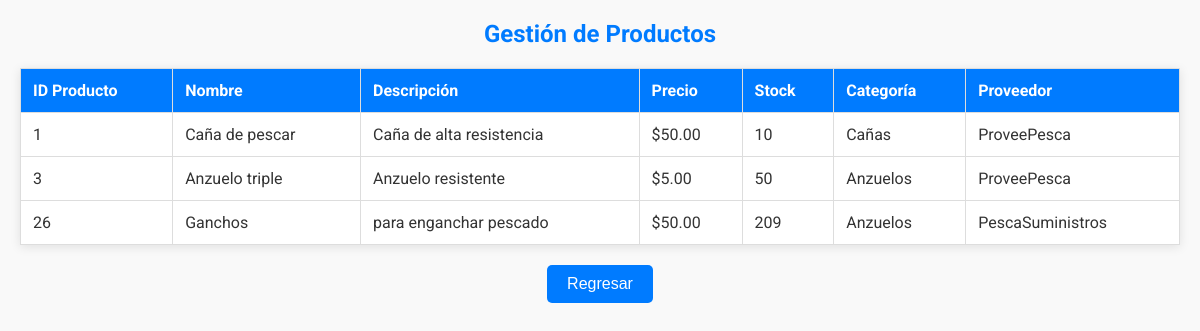
/productoss.php (signed in), run on the app's committed database.
### tables this page shows
CREATE TABLE `productos` (
  `id_producto` int(11) NOT NULL,
  `nombre` varchar(100) NOT NULL,
  `descripcion` text DEFAULT NULL,
  `precio` decimal(10,2) NOT NULL,
  `stock` int(11) NOT NULL,
  `id_categoria` int(11) DEFAULT NULL,
  `id_proveedor` int(11) DEFAULT NULL
);

CREATE TABLE `categorias` (
  `id_categoria` int(11) NOT NULL,
  `nombre_categoria` varchar(50) NOT NULL
);

CREATE TABLE `proveedores` (
  `id_proveedor` int(11) NOT NULL,
  `nombre` varchar(100) NOT NULL,
  `telefono` varchar(15) DEFAULT NULL,
  `email` varchar(100) NOT NULL,
  `direccion` text DEFAULT NULL
);

### productoss.php (the view, shortened to what this page needs)
<?php
$servername = "localhost";
$username = "root";
$password = "";
$dbname = "bdtienda";
$conn = new mysqli($servername, $username, $password, $dbname);
$query = "
    SELECT p.*, c.nombre_categoria, pr.nombre AS nombre_proveedor
    FROM productos p
    JOIN categorias c ON p.id_categoria = c.id_categoria
    JOIN proveedores pr ON p.id_proveedor = pr.id_proveedor
";
$result = $conn->query($query);
$productos = $result->fetch_all(MYSQLI_ASSOC);
?>
<!DOCTYPE html>
<html lang="es">
<head>
</head>
<body>
    <h2>Gestión de Productos</h2>
    <table>
        <thead>
            <tr>
                <th>ID Producto</th>
                <th>Nombre</th>
                <th>Descripción</th>
                <th>Precio</th>
                <th>Stock</th>
                <th>Categoría</th>
                <th>Proveedor</th>
            </tr>
        </thead>
        <tbody>
            <?php if (empty($productos)): ?>
                <tr>
                    <td colspan="8" style="text-align: center;">No hay productos disponibles.</td>
                </tr>
            <?php else: ?>
                <?php foreach ($productos as $producto): ?>
                    <tr>
                        <td><?= $producto['id_producto'] ?></td>
                        <td><?= htmlspecialchars($producto['nombre']) ?></td>
                        <td><?= htmlspecialchars($producto['descripcion']) ?></td>
                        <td>$<?= number_format($producto['precio'], 2) ?></td>
                        <td><?= $producto['stock'] ?></td>
                        <td><?= htmlspecialchars($producto['nombre_categoria']) ?></td>
                        <td><?= htmlspecialchars($producto['nombre_proveedor']) ?></td>
                    </tr>
                <?php endforeach; ?>
            <?php endif; ?>
        </tbody>
    </table>
    <div class="button-container">
        <form action="homes.php" method="POST">
            <button type="submit">Regresar</button>
        </form>
    </div>
</body>
</html>

### productoss.php (style rules this page uses)
body { font-family: 'Roboto', sans-serif; margin: 20px; background-color: #f9f9f9; color: #333; }
h2 { color: #007BFF; text-align: center; margin-bottom: 20px; }
table { width: 100%; border-collapse: collapse; margin-bottom: 20px; box-shadow: 0 2px 10px rgba(0, 0, 0, 0.1); background-color: #fff; }
th, td { border: 1px solid #ddd; padding: 12px; text-align: left; }
th { background-color: #007BFF; color: white; }
.button-container { text-align: center; margin-top: 20px; }
button { padding: 10px 20px; background-color: #007BFF; color: white; border: none; border-radius: 5px; cursor: pointer; transition: background-color 0.3s ease; font-size: 16px; }
form { display: flex; flex-direction: column; align-items: center; margin-top: 20px; gap: 10px; }

### data on the page
productos: id_producto "1", nombre "Caña de pescar", descripcion "Caña de alta resistencia", precio "50.00", stock "10", id_categoria.nombre_categoria "Cañas", id_proveedor.nombre "ProveePesca"
productos: id_producto "3", nombre "Anzuelo triple", descripcion "Anzuelo resistente", precio "5.00", stock "50", id_categoria.nombre_categoria "Anzuelos", id_proveedor.nombre "ProveePesca"
productos: id_producto "26", nombre "Ganchos", descripcion "para enganchar pescado", precio "50.00", stock "209", id_categoria.nombre_categoria "Anzuelos", id_proveedor.nombre "PescaSuministros"
